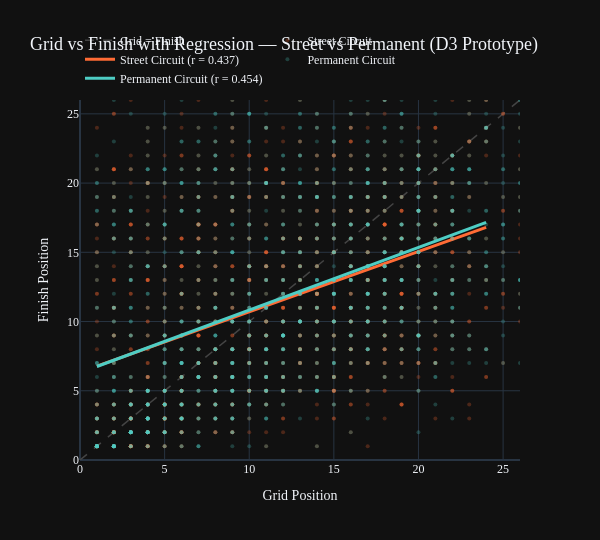

Source (notebook cell):
### Markdown cell above
## 8. Scatter with Regression Lines and R-values

Adding linear regression per circuit type — matching the D3 visualization exactly. The regression slope and Pearson r show how predictive qualifying is for each circuit type.

### Code cell
fig = go.Figure()

# Diagonal
fig.add_trace(go.Scatter(
    x=[0, 26], y=[0, 26], mode='lines',
    line=dict(dash='dash', color='#444444', width=1.5),
    name='Grid = Finish', showlegend=True
))

for ct, color in [('Street Circuit', STREET_COLOR), ('Permanent Circuit', PERMANENT_COLOR)]:
    subset = valid[valid['Circuit Type'] == ct]
    sample_ct = subset.sample(n=min(1500, len(subset)), random_state=42)
    
    # Scatter
    fig.add_trace(go.Scatter(
        x=sample_ct['Grid Position'], y=sample_ct['Finish Position'],
        mode='markers', name=ct,
        marker=dict(size=4, color=color, opacity=0.25),
    ))
    
    # Regression line
    slope, intercept, r_value, p_value, std_err = stats.linregress(
        subset['Grid Position'], subset['Finish Position']
    )
    x_reg = np.array([1, 24])
    y_reg = slope * x_reg + intercept
    
    fig.add_trace(go.Scatter(
        x=x_reg, y=y_reg, mode='lines',
        line=dict(color=color, width=3),
        name=f'{ct} (r = {r_value:.3f})',
    ))

fig.update_layout(
    title='Grid vs Finish with Regression — Street vs Permanent (D3 Prototype)',
    xaxis_title='Grid Position', yaxis_title='Finish Position',
    xaxis=dict(range=[0, 26]), yaxis=dict(range=[0, 26]),
    template='plotly_dark', height=540, width=600,
    font=dict(family='DM Sans'), title_font_size=18,
    legend=dict(orientation='h', yanchor='bottom', y=1.02)
)
fig.show()

### Figure 1 — Plotly figure (JSON) as saved in the notebook; plotly's stock layout.template omitted (floating-point values rounded to 4 significant figures; data arrays with more than 128 entries replaced by an {"elided": "..."} marker saying what was removed)
{"data": [{"line": {"color": "#444444", "dash": "dash", "width": 1.5}, "mode": "lines", "name": "Grid = Finish", "showlegend": true, "type": "scatter", "x": [0, 26], "y": [0, 26]}, {"marker": {"color": "#ff6b35", "opacity": 0.25, "size": 4}, "mode": "markers", "name": "Street Circuit", "type": "scatter", "x": {"elided": "1500 float values"}, "y": {"elided": "1500 float values"}}, {"line": {"color": "#ff6b35", "width": 3}, "mode": "lines", "name": "Street Circuit (r = 0.437)", "type": "scatter", "x": [1, 24], "y": [6.776, 16.8]}, {"marker": {"color": "#4ecdc4", "opacity": 0.25, "size": 4}, "mode": "markers", "name": "Permanent Circuit", "type": "scatter", "x": {"elided": "1500 float values"}, "y": {"elided": "1500 float values"}}, {"line": {"color": "#4ecdc4", "width": 3}, "mode": "lines", "name": "Permanent Circuit (r = 0.454)", "type": "scatter", "x": [1, 24], "y": [6.754, 17.16]}], "layout": {"font": {"family": "DM Sans"}, "height": 540, "legend": {"orientation": "h", "y": 1.02, "yanchor": "bottom"}, "title": {"font": {"size": 18}, "text": "Grid vs Finish with Regression — Street vs Permanent (D3 Prototype)"}, "width": 600, "xaxis": {"range": [0, 26], "title": {"text": "Grid Position"}}, "yaxis": {"range": [0, 26], "title": {"text": "Finish Position"}}}}
